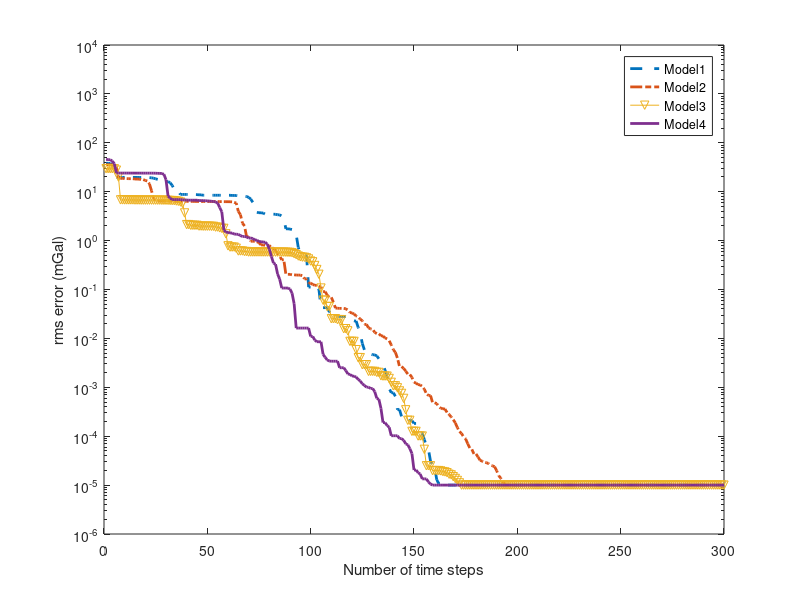
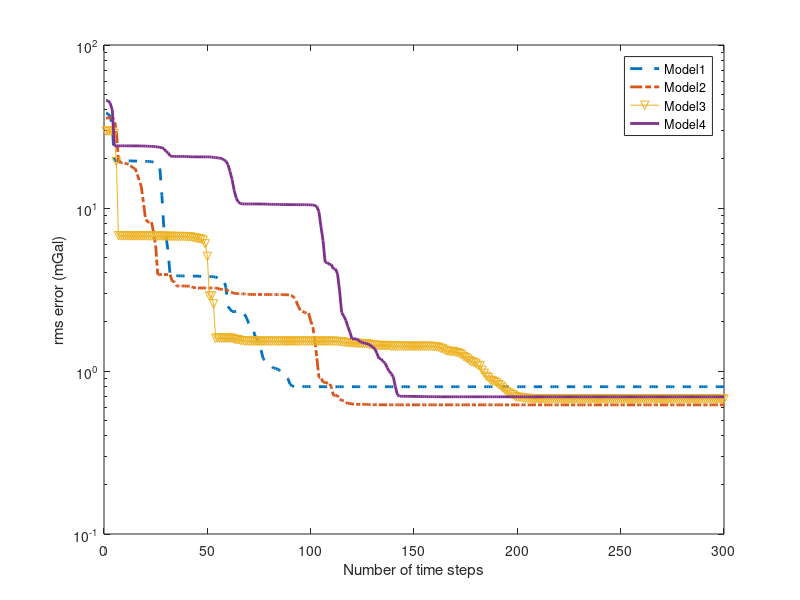

Write MATLAB code to recreate these figures, in order.
% ***************************************************************
% *** Matlab code for error energy plot   
% *** Source Code is mainly written for research purposes. The codes are
% *** having copyrights and required proper citations whenever it is used.
% *** Developed by:
% ***       Mr. Arka Roy (email: arka.phy@gmail.com)
% ***       Mr. Thatikonda Suresh Kumar (email: sureshkumarncess@gmail.com)
% ***       Crustal Processes Group, National Centre for Earth Science Studies,
% ***       Ministry of Earth Sciences, Government of India
% ***       Thiruvanthapuram, Kerala, India
% ****************************************************************

%Error Energy plot 
%%Matlab code for Error energy plot
clear all
close all

%% plotting for error energy
y1_wo=importdata('error_energy_Model1_wo.dat');
y2_wo=importdata('error_energy_Model2_wo.dat');
y3_wo=importdata('error_energy_Model3_wo.dat');
y4_wo=importdata('error_energy_Model4_wo.dat');
%converging to 10^-5
y1_wo(y1_wo<10^-5)=10^-5;
y2_wo(y2_wo<10^-5)=10^-5;
y3_wo(y3_wo<10^-5)=10^-5;
y4_wo(y4_wo<10^-5)=10^-5;

y1_w=importdata('error_energy_Model1_w.dat');
y2_w=importdata('error_energy_Model2_w.dat');
y3_w=importdata('error_energy_Model3_w.dat');
y4_w=importdata('error_energy_Model4_w.dat');

%Plotting of error energy of both model for noise free cases as shown in figure 6 (a).  	
figure(1)
%semi log plot for better visualization
semilogy(1:length(y1_wo),y1_wo,'--','linewidth',2)
hold on
semilogy(1:length(y2_wo),y2_wo,'-.','linewidth',2)
semilogy(1:length(y3_wo),y3_wo,'-v','linewidth',0.25)
semilogy(1:length(y4_wo),y4_wo,'linewidth',2)
ylim([10^-6 10^4])
%title and axis labeling
xlabel('Number of time steps')
ylabel('rms error (mGal)')
legend('Model1','Model2','Model3','Model4')
figure(2)
%semi log plot for better visualization
semilogy(1:length(y1_w),y1_w,'--','linewidth',2)
hold on
semilogy(1:length(y2_w),y2_w,'-.','linewidth',2)
semilogy(1:length(y3_w),y3_w,'-v','linewidth',0.25)
semilogy(1:length(y4_w),y4_w,'linewidth',2)
ylim([10^-1 10^2])
%title and axis labeling
xlabel('Number of time steps')
ylabel('rms error (mGal)')
%title('Error Energy plot for Noisy data')
legend('Model1','Model2','Model3','Model4')